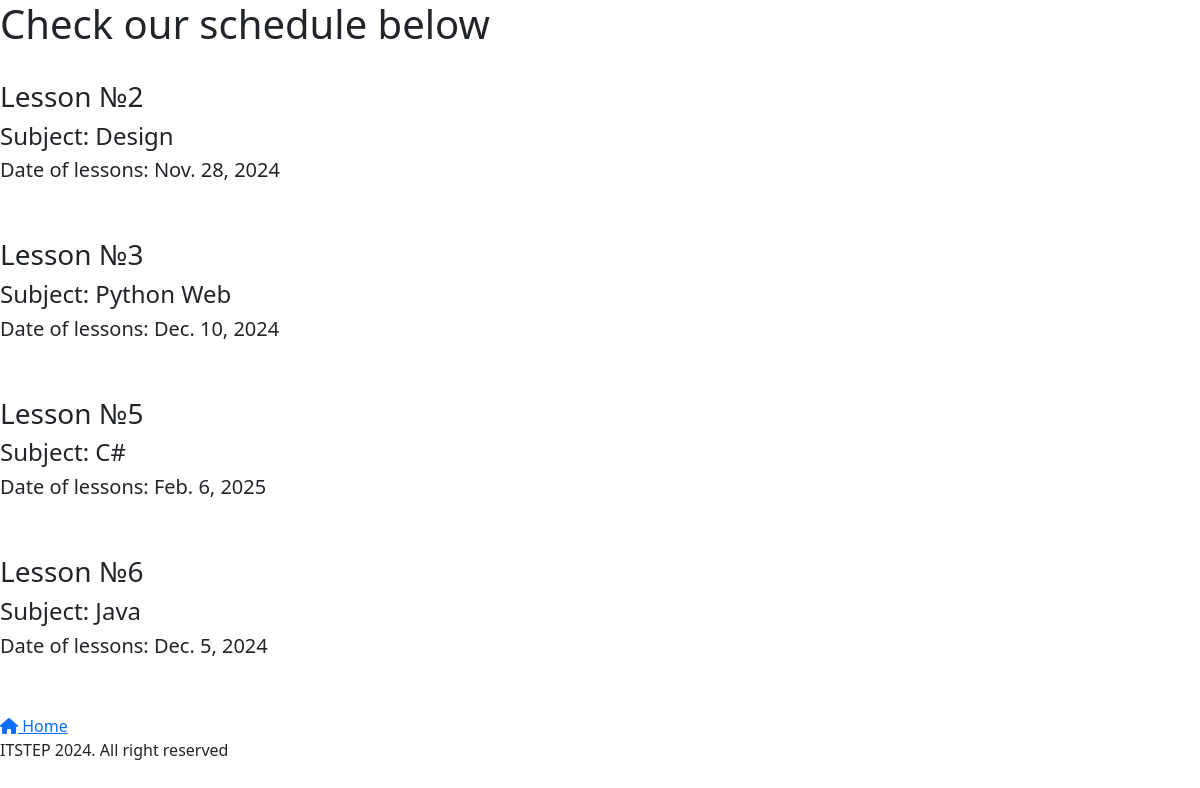
Before: /student/schedule/ with the older database file.
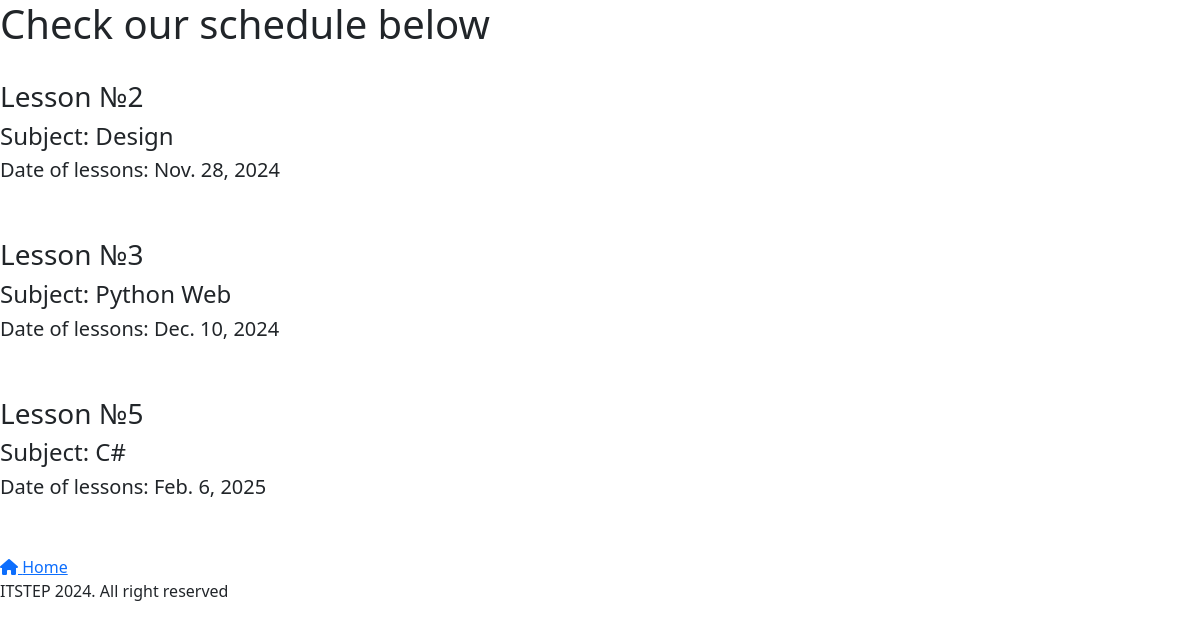
After: the same page with the newer database file.
### main/models.py (models this page shows, shortened)
class Lesson(models.Model):
    id = models.IntegerField("ID", primary_key=True)
    subject = models.CharField("Subject", max_length=15)
    topic = models.CharField("Topic", max_length=15)
    date = models.DateField("Date")

### main/views.py (the view)
# urls.py: path('schedule/', views.show_schedule, name="schedule"),
def show_schedule(request):
    lessons = Lesson.objects.all()
    logger.info("schedule showed")
    return render(request, "main/schedule.html", {'lessons':lessons})

### main/templates/main/schedule.html (shortened to what this page needs)
{% extends 'mydj/templates/mydj/layout.html' %}
{% block content %}
    {% block contenta %}<h1>Check our schedule below</h1><br>{% endblock %}
    {% for i in lessons %}
    <div>
        <h3>Lesson №{{i.id}}</h3>
        <h4>Subject: {{i.subject}}</h4>
        <h5>Date of lessons: {{i.date}}</h5>
        <br><br>
    </div>
    {% endfor %}
    {% block contentd %}
        <a href="{% url 'home_student' %}"><i class="fa-solid fa-house"></i> Home</a>
    {% endblock %}
{% endblock %}

### mydj/templates/mydj/layout.html (shortened to what this page needs)
<!DOCTYPE html>
<html lang="en">
<head>
    {% load static %}
    <link rel="stylesheet" href="https://cdn.jsdelivr.net/npm/bootstrap@5.3.3/dist/css/bootstrap.min.css">
</head>
<body>
    {% block content %}
    {% endblock %}
</body>
<footer>
    <p>ITSTEP 2024. All right reserved</p>
</footer>
</html>

Changed rows visible on the page:
removed Lesson: id "6", subject "Java", date "Dec. 5, 2024"
